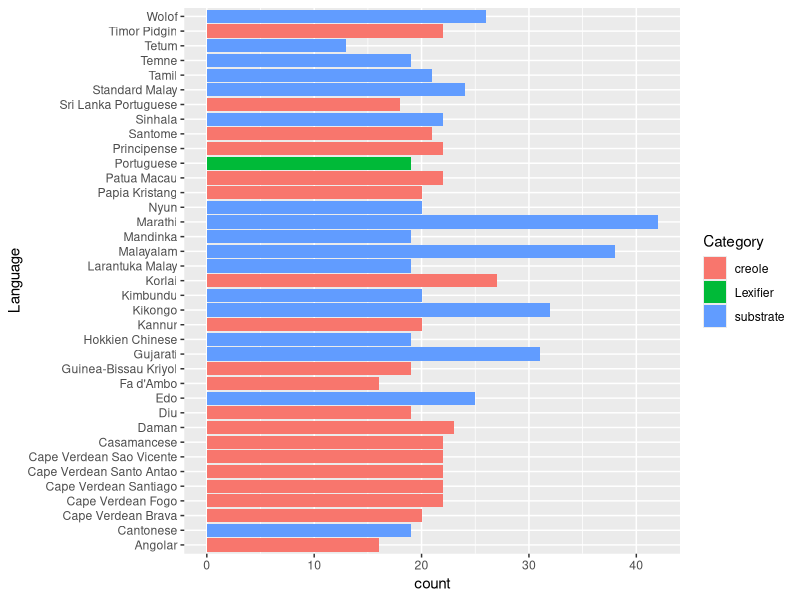
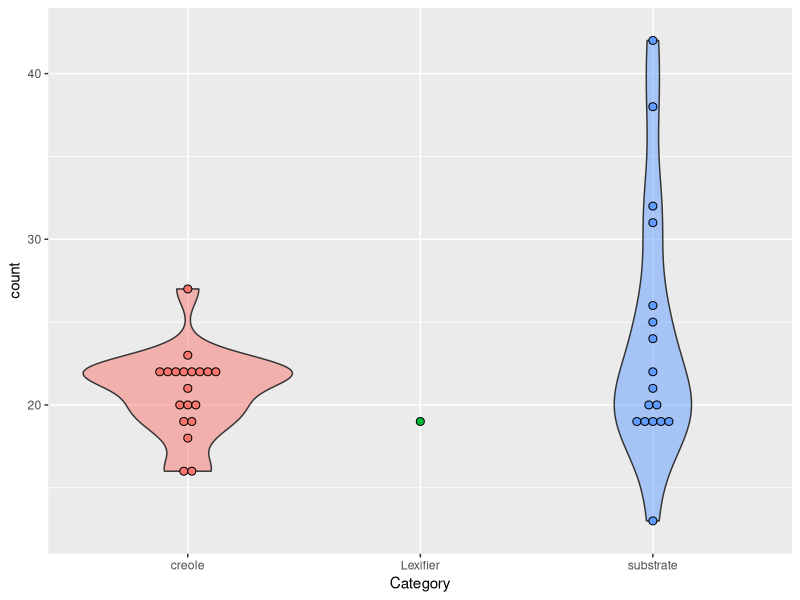
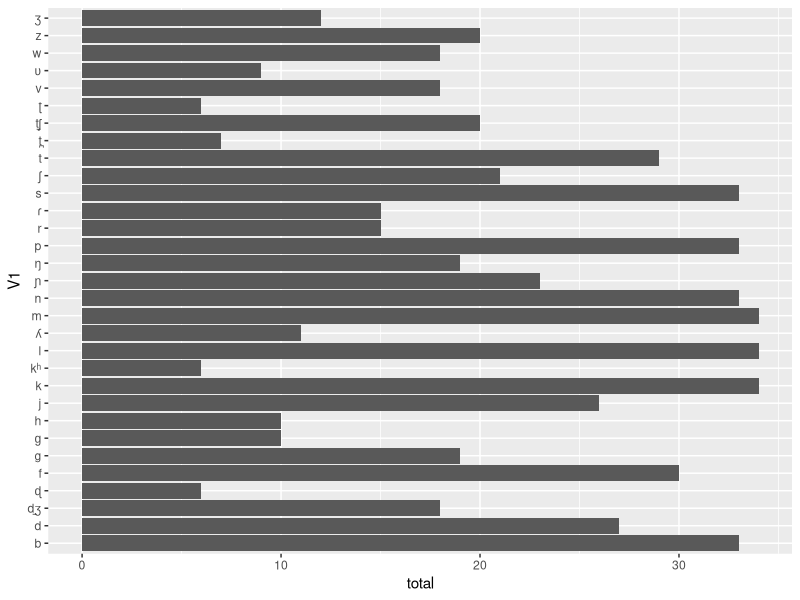
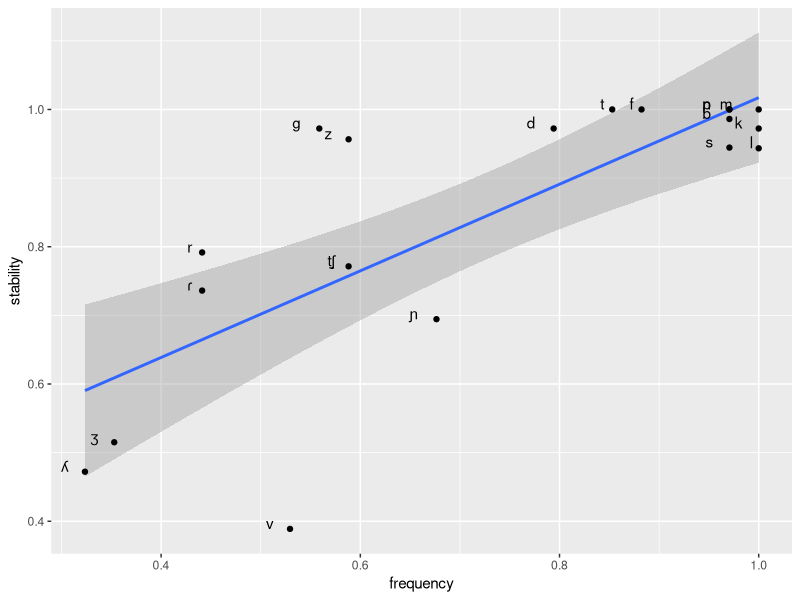
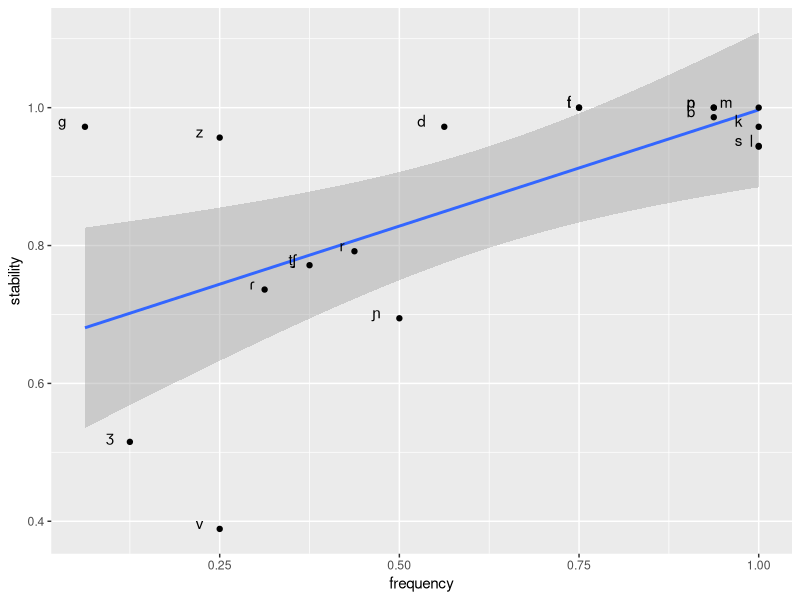
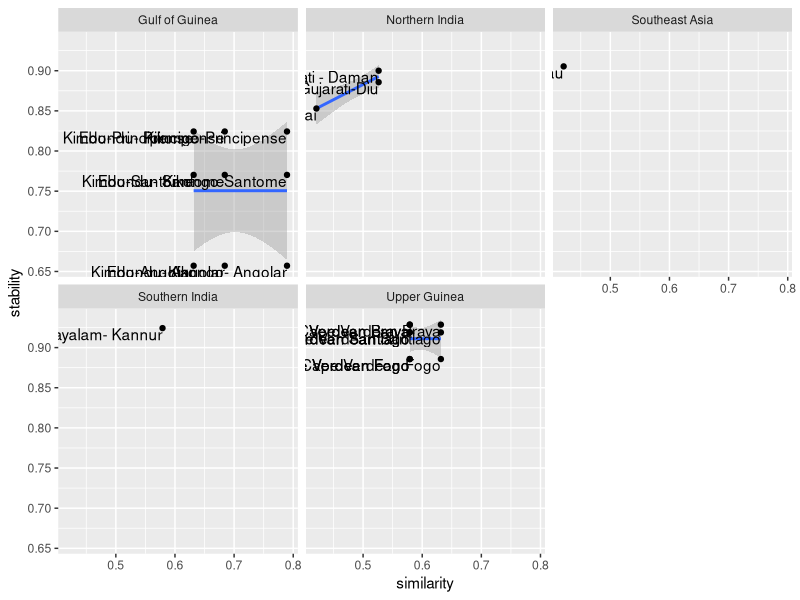

R code for these plots, in order:
## ---- chunk 1
library(tidyverse)
library(ggplot2)
## ---- chunk 2
inv <- read.csv("Inventories.csv")
head(inv)
## ---- chunk 3
df_inv_long <- inv %>% select(Language, Phoneme) %>%  mutate(newcol = 1)

df_inv <- df_inv_long %>% pivot_wider(names_from = Language, values_from = newcol, values_fill = 0)

df_total_inv <- df_inv %>% mutate_at(c(2:35), as.numeric)

head(df_total_inv)

## ---- chunk 4

cons_count <- df_total_inv %>% select(c(2:35)) %>% mutate_at(c(1:34), as.numeric)
  
count <- colSums(cons_count [,c(1:34)]) %>% unname(colSums(count))

cons_lg <- select(df_inv_long, 'Language') 

Language <- unique(cons_lg$Language)

category <- inv %>% select(Language, Category)

count_lg <- data.frame(cbind(Language, count)) 
  
count_lg_1 <- inner_join(count_lg, category, by = "Language") %>% distinct()

inv_size <- transform(count_lg_1, count = as.numeric(count))

head(inv_size)

## ---- chunk 5
ggplot(inv_size) + 
  geom_bar(aes(x = Language,
               y = count,
              fill = Category), 
           stat = "identity", 
           show.legend = TRUE,
           position = "dodge2") + coord_flip()
## ---- chunk 6
ggplot(inv_size, aes(x = Category, y = count, fill = Category)) +
  geom_violin(alpha = 0.5) +
  geom_dotplot(binaxis = "y",
               stackdir = "center",
               dotsize = 0.5) +
  theme(legend.position = "none")
## ---- chunk 7
total <- rowSums(cons_count)

cons_freq <- data.frame(cbind(df_total_inv$Phoneme, total))

cons_freq <- transform(cons_freq, total = as.numeric(total))

## ---- chunk 8
cons_freq_1 <- subset(cons_freq, total > 5) #trim low values

ggplot(cons_freq_1) + 
  geom_bar(aes(x = V1,
               y = total,
               ), 
           stat = "identity", 
           show.legend = TRUE,
           position = "dodge2") + coord_flip()
## ---- chunk 9
cons_freq_pt <- cons_freq %>% subset(V1 %in% c('b','d','f','g','k','l','ʎ','m','n','ɲ','p','t̠ʃ','ɾ','s',
                                       't','v','z','ʒ', 'r'))

## ---- chunk 10
cons_freq_rel <- cons_freq_pt %>% mutate(frequency = total/34)
## ---- chunk 11
stability <- c(1.0000000	,
1.0000000	,
1.0000000	,
1.0000000	,
1.0000000	,
0.9861111	,
0.9722222	,
0.9722222	,
0.9722222	,
0.9565217	,
0.9444444	,
0.9433962	,
0.7916667	,
0.7714286	,
0.7361111	,
0.6944444	,
0.5151515	,
0.4722222	,
0.3888889	
)
V1 <- c("t",
               "p",
               "n",
               "m",
               "f",
               "b",
               "k",
               "g",
               "d",
               "z",
               "s",
               "l",
               "r",
               "t̠ʃ",
               "ɾ",
               "ɲ",
               "ʒ",
               "ʎ",
               "v")
stability_consonants <- data.frame(V1, stability)
## ---- chunk 12
cor_freq_sta <- left_join(stability_consonants, cons_freq_rel, by='V1')
## ---- chunk 13
fs <- lm(frequency ~ stability, data=cor_freq_sta)
summary(fs)
## ---- chunk 14
ggplot(cor_freq_sta, aes(x = frequency, y = stability, label = V1)) +
  geom_smooth(method = "lm") +
  geom_point() +
  geom_text(aes(label=V1), hjust=3, vjust=0)
## ---- chunk 15
inv_subs <- inv %>% subset(Category == 'substrate') %>%  select(Language, Phoneme)  %>% mutate(newcol = 1)

inv_subs_long <- inv_subs %>% pivot_wider(names_from = Language, values_from = newcol, values_fill = 0)

inv_subs_long <- inv_subs_long %>% mutate_at(c(2:17), as.numeric)

head(inv_subs_long)

## ---- chunk 16

subs_count <- inv_subs_long %>% select(c(2:17))

total_subs <- rowSums(subs_count)

subs_freq <- data.frame(cbind(inv_subs_long$Phoneme, total_subs))

subs_freq <- transform(subs_freq, total_subs = as.numeric(total_subs))

subs_freq <- subs_freq %>% subset(V1 %in% c('b','d','f','g','k','l','ʎ','m','n','ɲ','p','t̠ʃ','ɾ','s', 't','v','z','ʒ', 'r'))

## ---- chunk 17
subs_freq_rel <- subs_freq %>% mutate(frequency = total_subs/16)
## ---- chunk 18
subs_sta <- left_join(stability_consonants, subs_freq_rel, by='V1')
## ---- chunk 19
subs_sta_lm <- lm(frequency ~ stability, data=subs_sta)
summary(subs_sta_lm)
## ---- chunk 20
ggplot(subs_sta, aes(x = frequency, y = stability, label = V1)) +
  geom_smooth(method = "lm") +
  geom_point() +
  geom_text(aes(label=V1), hjust=3, vjust=0)
## ---- chunk 21
inv_overlap <- df_total_inv %>% subset(Phoneme %in% c('b','d','f','g','k','l','ʎ','m','n','ɲ','p','ʀ','ɾ','s','ʃ',
                                       't','v','z','ʒ'))

## ---- chunk 22
cons_over <- inv_overlap %>% select(c(2:35)) %>% mutate_at(c(1:34), as.numeric)
  
absolute_overlap <- colSums(cons_over [,c(1:34)]) %>% unname(colSums(count))

cons_overlap <- select(df_inv_long, 'Language') 

Language <- unique(cons_lg$Language)

category <- inv %>% select(Language, Category)

overlap <- data.frame(cbind(Language, absolute_overlap)) 
  
inv_overlap <- inner_join(overlap, category, by = "Language") %>% distinct()

head(inv_overlap)
## ---- chunk 23
colnames(inv_overlap)[2]  <- "similar_consonants"
colnames(inv_size)[2] <- "total_consonants"


df_st <- merge(inv_overlap, inv_size, by = "Language")

df_st$total_consonants = as.numeric(as.character(df_st$total_consonants))
df_st$similar_consonants = as.numeric(as.character(df_st$similar_consonants))


df_st$different_consonants <- df_st$`total_consonants` - df_st$`similar_consonants`
## ---- chunk 24
tsd_rel <- df_st %>%  mutate(total_rel = total_consonants/19, similar_rel = similar_consonants/19, diff_rel= different_consonants/19)
## ---- chunk 25
subs_tsd_rel <- tsd_rel %>% subset(Category.x=='substrate')
## ---- chunk 26

Language <- c('Angolar',
'Cape Verdean Brava',
'Cape Verdean Fogo',
'Cape Verdean Santiago',
'Cape Verdean Santo Antão',
'Cape Verdean São Vicente',
'Daman',
'Diu',
'Fa dAmbô',
'Guinea-Bissau Kriyol',
'Kannur',
'Korlai',
'Papiá Kristang',
'Patua Macau',
'Principense',
'Santome',
'Sri Lanka',
'Timor creole')

value <- c(0.6571429	,
0.9285714	,
0.8857143	,
0.9189189	,
0.9444444	,
0.9142857	,
0.9000000	,
0.8857143	,
0.6428571	,
0.9054054	,
0.9242424	,
0.8529412	,
0.8750000	,
0.9054054	,
0.8243243	,
0.7702703	,
0.8970588	,
0.9000000	
)

creole_stability_simple <- data.frame(Language, value)

## ---- chunk 27

substrate_similar_simple <- subs_tsd_rel %>%  select(Language, similar_rel)

colnames(substrate_similar_simple)[2]  <- "value"

## ---- chunk 28
correspondence <- read.csv("substrate_creole_correspondence.csv")
## ---- chunk 29
colnames(creole_stability_simple)[1]  <- "creole"
colnames(creole_stability_simple)[2]  <- "stability"

cor1 <- left_join(correspondence, creole_stability_simple, by= 'creole')

colnames(substrate_similar_simple)[1]  <- "substrate"
colnames(substrate_similar_simple)[2]  <- "similarity"

cor2 <- left_join(cor1, substrate_similar_simple, by= 'substrate')
## ---- chunk 30
cor2_lm <- lm(similarity ~ stability, data=cor2)
summary(cor2_lm)
## ---- chunk 31
ggplot(cor2, aes(x = similarity, y = stability, label = pair)) +
  geom_smooth(method = "glm") +
  geom_point() +
  geom_text(aes(label=pair), hjust=1, vjust=1) +
  facet_wrap(~ area)
## ---- chunk 32
jaccard <- function(a, b) {
    intersection = length(intersect(a, b))
    union = length(a) + length(b) - intersection
    return (intersection/union)
}

#data <- df_total_inv

jaccard(df_total_inv$`Portuguese`, df_total_inv$`Cantonese`)


## ---- chunk 33
#install.packages("vegan")
library(vegan)
df_jaccard <- select(df_total_inv, c(2:35))
results_jaccard <- vegdist(df_jaccard, method = "jaccard")
# I may have worked, but we still need a visualization.
## ---- chunk 34
#install.packages("ade4")
library(ade4)
mm1 <- as.matrix(df_jaccard)
mm2 <- matrix(mm1, ncol = ncol(df_jaccard), dimnames = NULL)
ID <- colnames(df_jaccard)
d <- dist.binary(mm2, method = 1, diag = FALSE, upper = FALSE) #method 1 is Jaccard index (1901) S3 coefficient of Gower & Legendre
hc <- hclust(d)               # apply hierarchical clustering 

## ---- chunk 35
jaccard <- function(a, b) {
    intersection = length(intersect(a, b))
    union = length(a) + length(b) - intersection
    return (intersection/union)
}


vec_port <- df_total_inv[2]
vec_jac <- c() 
vec_crio_name <- c() 


#for (i in 2:35)
#{jaq_val <- jaccard(vec_port,df_total_inv[i])
#	vec_jac <- c(vec_jac, jaq_val)
#	vec_crio_name <- c(vec_crio_name, colnames(df_total_inv)[i])}



#jac_data <- data.frame(vec_jac, vec_crio_name)
